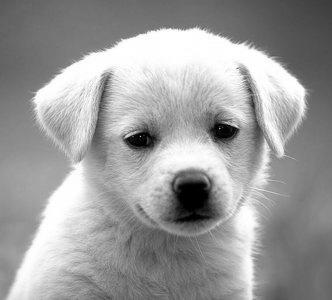
#> input picture Practices/Histogram and equalization/Datasets/Img01.jpg, 332 x 300 px
$ jupyter execute 'Histogram and equalization.ipynb'
#> lines starting #> are read from the running program, lines starting #| are printed output that depends on the picture
## Libraries

[cell 1]
# Determinadas
import numpy as np
import pandas
import matplotlib.pyplot as plt

# Procesamiento de imágenes
import numpy as np
import cv2

## Load Data

[cell 2]
# Cargar imagen.
img = cv2.imread('Datasets/Img01.jpg')
#> img is the input picture: shape (300, 332, 3); min 0, max 255, mean 155.7

# Imagen a escala de grises.
img = cv2.cvtColor(img, cv2.COLOR_BGR2GRAY)
#> img: shape (300, 332)

# Mostrar imagen.
plt.figure()
plt.imshow(img, cmap="gray")
plt.show()

# ======= Part 1 (Histogram creation) =======

## Histogram function

[cell 3]
def createHistogramArray(img):
    # Sacar la forma de la imagen.
    nrows, ncols = img.shape
#> nrows = 300; ncols = 332

    # Crear arreglo vacío de ceros.
    histValues = np.zeros(256)

    # Contar pixeles.
    for i in range(nrows):
        for j in range(ncols):
            histValues[img[i,j]] = histValues[img[i,j]] + 1
#> after the loop, histValues = 256 values, max 2737 at index 254, min 12 at index 58, mean 389.1

    return histValues

## Get values

[cell 4]
# Obtener arreglo del histograma.
histValues = createHistogramArray(img)

## Show histogram

[cell 5]
plt.bar(range(0,len(histValues)), histValues, color="blue")
plt.show()
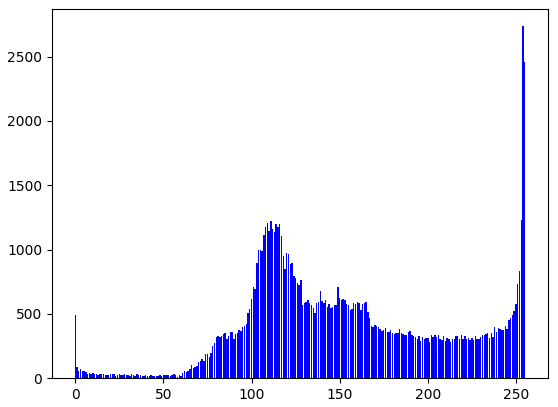
#> figure drawn by matplotlib, 1 panel; tallest bar 2737 high, from x = 253.6 to 254.4

# ======= Part 2 (Equalization) =======

## Equalization function

## $s(k) = \frac{L-1}{MN} \sum_{j=0}^{k} n_j$

[cell 6]
def equalizeImage(img, histValues):
    # Sacar la forma de la imagen.
    nrows, ncols = img.shape
#> nrows = 300; ncols = 332

    # Imagen ecualizada.
    eImg = np.zeros((nrows,ncols),img.dtype)

    # Sumatoria.
    currentSum = 0

    # Espacio métrico (L-1)/M*N
    k = (len(histValues)-1) / (nrows*ncols)
#> k = 0.00256

    # Hacer la ecuacilización de la imagen.
    for row in range(nrows):
        for col in range(ncols):
            for pixel in range(img[row,col]):
                currentSum = currentSum + histValues[pixel]
            eImg[row,col] = k * currentSum
            currentSum = 0
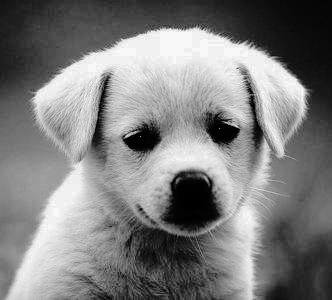
#> eImg: shape (300, 332); min 0, max 248, mean 126

    return eImg

## Get image equalized

[cell 7]
eImg = equalizeImage(img, histValues)

## Get the equalization histogram

[cell 8]
eHistValues = createHistogramArray(eImg)
#> eHistValues = 256 values, max 2737 at index 241, min 0 at index 27, mean 389.1

## Histogram comparison

[cell 9]
plt.figure(figsize=(15,5))
plt.subplot(1,2,1)
plt.bar(range(0,len(histValues)), histValues, color="blue")
plt.subplot(1,2,2)
plt.bar(range(0,len(eHistValues)), eHistValues, color="red")
plt.show()
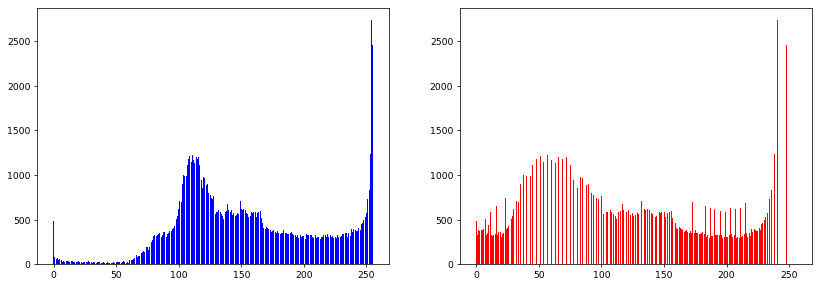
#> figure drawn by matplotlib, 2 panels; panel 1: tallest bar 2737 high, from x = 253.6 to 254.4; panel 2: tallest bar 2737 high, from x = 240.6 to 241.4

## Image comparison

[cell 10]
plt.figure(figsize=(10,10))
plt.subplot(1,2,1)
plt.imshow(img, cmap="gray")
plt.subplot(1,2,2)
plt.imshow(eImg, cmap="gray")
plt.show()
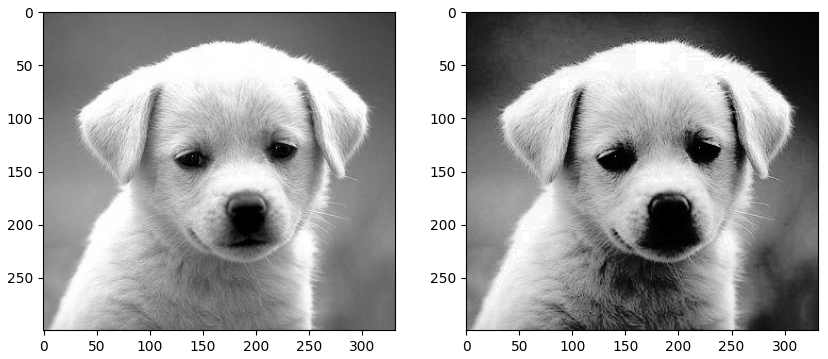
#> figure drawn by matplotlib, 2 panels
